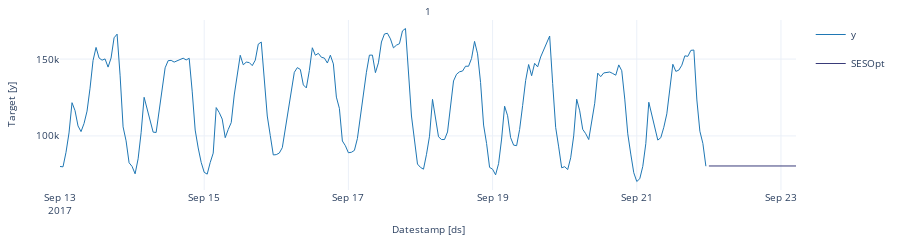

The notebook cell saved with this chart:
### Markdown cell above
Let's plot the same graph using the plot function that comes in `Statsforecast`, as shown below.

### Code cell
sf.plot(df, forecast_df)

### Figure 1 — Plotly figure (JSON) as saved in the notebook; plotly's stock layout.template omitted (floating-point values rounded to 4 significant figures; data arrays with more than 128 entries replaced by an {"elided": "..."} marker saying what was removed)
{"data": [{"legendgroup": "y", "line": {"color": "#1f77b4", "width": 1}, "mode": "lines", "name": "y", "showlegend": true, "type": "scatter", "x": {"elided": "216 str values"}, "xaxis": "x", "y": {"elided": "216 int values"}, "yaxis": "y"}, {"legendgroup": "SESOpt", "line": {"color": "#393b79", "width": 1}, "mode": "lines", "name": "SESOpt", "showlegend": true, "type": "scatter", "x": ["2017-09-22T00:00:00", "2017-09-22T01:00:00", "2017-09-22T02:00:00", "2017-09-22T03:00:00", "2017-09-22T04:00:00", "2017-09-22T05:00:00", "2017-09-22T06:00:00", "2017-09-22T07:00:00", "2017-09-22T08:00:00", "2017-09-22T09:00:00", "2017-09-22T10:00:00", "2017-09-22T11:00:00", "2017-09-22T12:00:00", "2017-09-22T13:00:00", "2017-09-22T14:00:00", "2017-09-22T15:00:00", "2017-09-22T16:00:00", "2017-09-22T17:00:00", "2017-09-22T18:00:00", "2017-09-22T19:00:00", "2017-09-22T20:00:00", "2017-09-22T21:00:00", "2017-09-22T22:00:00", "2017-09-22T23:00:00", "2017-09-23T00:00:00", "2017-09-23T01:00:00", "2017-09-23T02:00:00", "2017-09-23T03:00:00", "2017-09-23T04:00:00", "2017-09-23T05:00:00"], "xaxis": "x", "y": [80430.0, 80430.0, 80430.0, 80430.0, 80430.0, 80430.0, 80430.0, 80430.0, 80430.0, 80430.0, 80430.0, 80430.0, 80430.0, 80430.0, 80430.0, 80430.0, 80430.0, 80430.0, 80430.0, 80430.0, 80430.0, 80430.0, 80430.0, 80430.0, 80430.0, 80430.0, 80430.0, 80430.0, 80430.0, 80430.0], "yaxis": "y"}], "layout": {"annotations": [{"font": {"size": 10}, "showarrow": false, "text": "1", "x": 0.5, "xanchor": "center", "xref": "paper", "y": 1, "yanchor": "bottom", "yref": "paper"}, {"font": {"size": 10}, "showarrow": false, "text": "Datestamp [ds]", "x": 0.5, "xanchor": "center", "xref": "paper", "y": 0, "yanchor": "top", "yref": "paper", "yshift": -30}, {"font": {"size": 10}, "showarrow": false, "text": "Target [y]", "textangle": -90, "x": 0, "xanchor": "right", "xref": "paper", "xshift": -40, "y": 0.5, "yanchor": "middle", "yref": "paper"}], "autosize": true, "font": {"size": 10}, "height": 150, "margin": {"b": 50, "l": 60, "r": 10, "t": 20}, "xaxis": {"anchor": "y", "domain": [0, 1], "showticklabels": true, "visible": true}, "yaxis": {"anchor": "x", "domain": [0, 1]}}}
